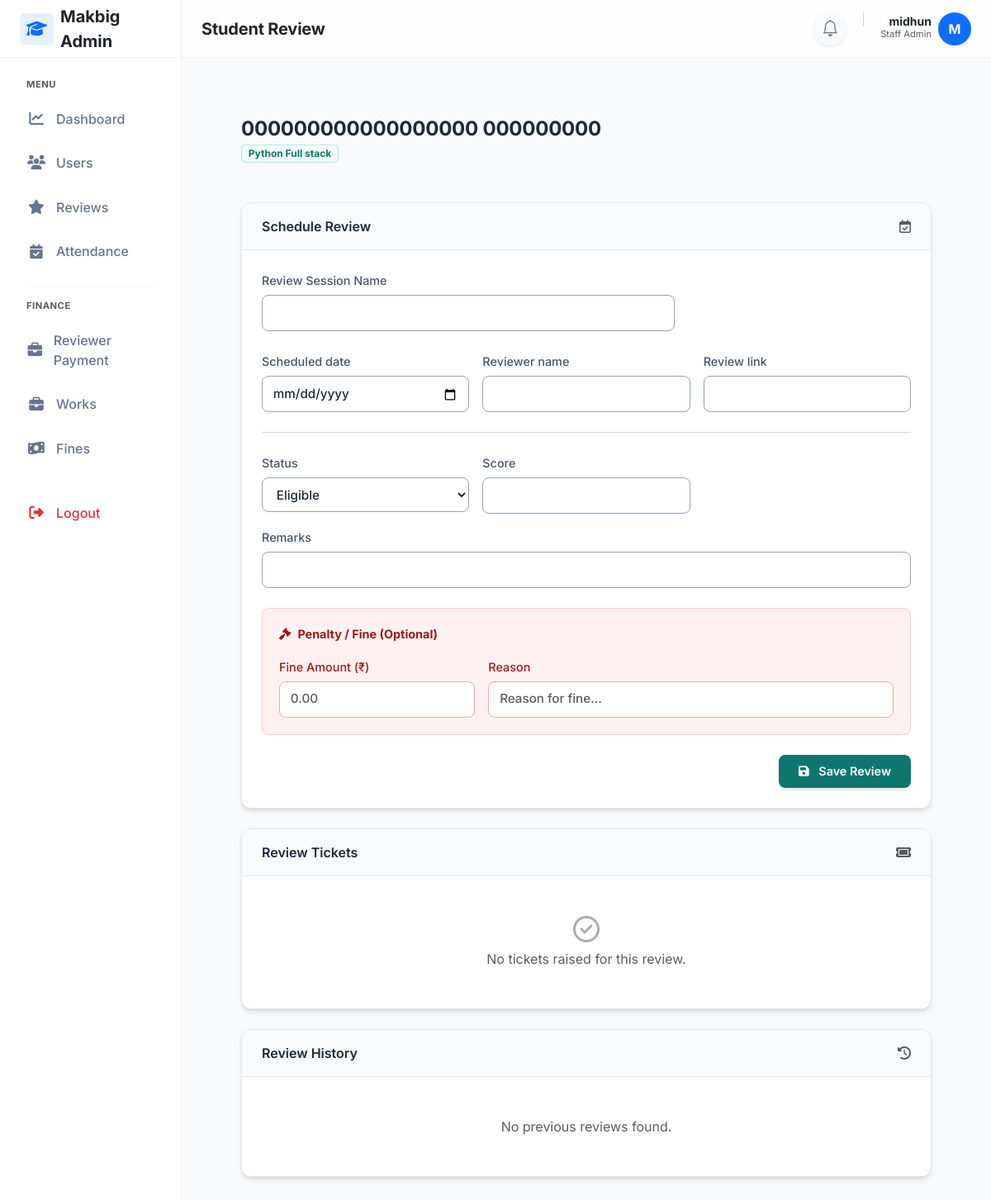
Page /staff/reviews/2/?course=1 (signed in) on the committed database.
### adminpanel/models.py (models this page shows, shortened)
class User(AbstractUser):
    email=models.EmailField(unique=True,db_index=True)
    mobile_number = models.CharField(max_length=15, blank=True, null=True)
    is_student=models.BooleanField(default=False)

class StudentProfile(models.Model):
    user=models.OneToOneField(User, on_delete=models.CASCADE)
    course=models.ForeignKey(Course,on_delete=models.PROTECT)
    enrollment_date=models.DateField(auto_now_add=True)
    progress_percent=models.DecimalField(max_digits=5, decimal_places=2, default=0)

class Course(models.Model):
    name=models.CharField(max_length=200)
    description=models.TextField(blank=True,null=True)
    duration_months=models.IntegerField(default=6)

### reviews/views.py (the view, shortened to what this page needs)
# urls.py: path('staff/reviews/<int:student_id>/', views.staff_student_review, name='staff_student_review'),
@login_required(login_url='staff_login')
@user_passes_test(is_staff_user, login_url='staff_login')
def staff_student_review(request, student_id):
    courses = Course.objects.all()
    selected_course = request.GET.get('course')
    student = get_object_or_404(StudentProfile, id=student_id)
    total_fine = Penalty.objects.filter(student=student).aggregate(total=Sum('amount'))['total'] or 0
    upcoming_review = ReviewAttendance.objects.filter(student=student,status__in=['eligible','not_eligible']).select_related('session').first()
    pending_ticket = None
    resolved_tickets = []
    existing_fine = Penalty.objects.filter(student=student,penalty_type='review').first()
    past_reviews = ReviewAttendance.objects.filter(student=student,status__in=['pass','fail']).select_related('session').order_by('-session__scheduled_date')
    session_form = ReviewSessionForm(instance=upcoming_review.session if upcoming_review else None)
    attendance_form = ReviewAttendanceForm(instance=upcoming_review)
    return render(request,'reviews/staff_student_review.html',{'courses':courses,'selected_course':selected_course,'student':student,'upcoming_review':upcoming_review,'past_reviews':past_reviews,'session_form':session_form,'attendance_form':attendance_form,'existing_fine': existing_fine,'total_fine': total_fine,'pending_ticket': pending_ticket,
    'resolved_tickets': resolved_tickets,
})

### templates/reviews/staff_student_review.html (shortened to what this page needs)
{% extends "layouts/staff_layout.html" %}
{% block page_title %}Student Review{% endblock %}
{% block content %}
<div class="review-container p-3 p-lg-5">
    <div class="d-flex d-flex-desktop justify-content-between align-items-center mb-5">
        <div>
            <h5 class="mb-1" style="font-size: 1.5rem;">
                {{ student.user.first_name }} {{ student.user.last_name }}
            </h5>
            <div class="d-flex align-items-center gap-2">
                <span class="badge"
                    style="background: var(--primary-light); color: var(--primary-color); border: 1px solid rgba(15, 118, 110, 0.2);">
                    {{ student.course.name }}
                </span>
            </div>
        </div>
    </div>
    <div class="modern-card">
        <div class="card-header-styled">
            <span>{% if upcoming_review %}Upcoming Review{% else %}Schedule Review{% endif %}</span>
            <i class="fa-regular fa-calendar-check text-muted"></i>
        </div>
        <div class="card-body-styled">
            <form method="post">
                <div class="mb-4">
                    <label class="form-label">Review Session Name</label>
                    <div style="max-width: 500px;">
                        {{ session_form.review_name }}
                    </div>
                </div>
                <div class="row g-3">
                    <div class="col-md-4">
                        <label class="form-label">{{ session_form.scheduled_date.label }}</label>
                        {{ session_form.scheduled_date }}
                    </div>
                    <div class="col-md-4">
                        <label class="form-label">{{ session_form.reviewer_name.label }}</label>
                        {{ session_form.reviewer_name }}
                    </div>
                    <div class="col-md-4">
                        <label class="form-label">{{ session_form.review_link.label }}</label>
                        {{ session_form.review_link }}
                    </div>
                    <div class="col-12">
                        <hr class="text-muted opacity-25 my-2">
                    </div>
                    <div class="col-md-4">
                        <label class="form-label">{{ attendance_form.status.label }}</label>
                        {{ attendance_form.status }}
                    </div>
                    <div class="col-md-4">
                        <label class="form-label">{{ attendance_form.score.label }}</label>
                        {{ attendance_form.score }}
                    </div>
                    <div class="col-md-12">
                        <label class="form-label">{{ attendance_form.remarks.label }}</label>
                        {{ attendance_form.remarks }}
                    </div>
                </div>
                <div class="fine-section">
                    <div class="fine-header">
                        <i class="fa-solid fa-gavel"></i>
                        Penalty / Fine (Optional)
                    </div>
                    <div class="row g-3">
                        <div class="col-md-4">
                            <label class="form-label" style="color: var(--danger-text);">Fine Amount (₹)</label>
                             <input type="number" name="fine_amount" class="form-control" step="0.01" min="0"
                                max="10000" inputmode="decimal" placeholder="0.00" style="border-color: #fca5a5;"
                                value="{% if existing_fine %}{{ existing_fine.amount }}{% endif %}">
                        </div>
                        <div class="col-md-8">
                            <label class="form-label" style="color: var(--danger-text);">Reason</label>
                            <input type="text" name="fine_reason" class="form-control" placeholder="Reason for fine..."
                                style="border-color: #fca5a5;"
                                value="{% if existing_fine %}{{ existing_fine.reason }}{% endif %}">
                        </div>
                    </div>
                </div>
                <div class="text-end mt-4">
                    <button type="submit" class="btn-primary-styled">
                        <i class="fa-solid fa-save me-2"></i> Save Review
                    </button>
                </div>
            </form>
        </div>
    </div>
    <div class="modern-card">
        <div class="card-header-styled">
            <span>Review Tickets</span>
            <i class="fa-solid fa-ticket text-muted field-icon"></i>
        </div>
        <div class="card-body-styled">
            {% if not pending_ticket and not resolved_tickets %}
            <div class="text-center py-4 text-muted">
                <i class="fa-regular fa-circle-check fs-2 mb-2 opacity-50"></i>
                <p class="mb-0">No tickets raised for this review.</p>
            </div>
            {% endif %}
        </div>
    </div>
    <div class="modern-card mb-0">
        <div class="card-header-styled">
            <span>Review History</span>
            <i class="fa-solid fa-clock-rotate-left text-muted"></i>
        </div>
        <div class="card-body-styled">
            {% for review in past_reviews %}
            <div class="border-bottom pb-3 mb-3 last-no-border">
                <div class="d-flex justify-content-between align-items-start mb-2">
                    <div>
                        <strong class="text-dark">{{ review.session.review_name }}</strong>
                        <div class="small text-muted">
                            {{ review.session.scheduled_date|date:"M d, Y" }}
                        </div>
                    </div>
                    <div class="d-flex align-items-center gap-2">
                        <span class="badge-status">
                            {{ review.get_status_display }}
                        </span>
                        <a href="{% url 'staff_edit_completed_review' review.id %}" class="btn-outline-styled">
                            <i class="fa-solid fa-pen"></i>
                        </a>
                    </div>
                </div>
                {% if review.score %}
                <div class="small fw-semibold text-dark mb-1">
                    Score: {{ review.score }}/10
                </div>
                {% endif %}
                {% if review.remarks %}
                <div class="p-2 bg-light rounded text-muted small fst-italic mb-2">
                    "{{ review.remarks }}"
                </div>
                {% endif %}
                {% for penalty in review.penalty_set.all %}
                <div class="d-flex align-items-center gap-2 small text-danger fw-medium mt-1">
                    <i class="fa-solid fa-scale-unbalanced"></i>
                    Fine: ₹{{ penalty.amount }} — {{ penalty.reason }}
                </div>
                {% endfor %}
            </div>
            {% empty %}
            <div class="text-center py-4 text-muted">
                <p class="mb-0">No previous reviews found.</p>
            </div>
            {% endfor %}
        </div>
    </div>
</div>
{% endblock %}

### templates/layouts/staff_layout.html (shortened to what this page needs)
{% load static %}
<!DOCTYPE html>
<html lang="en">
<head>
    <link href="https://cdn.jsdelivr.net/npm/bootstrap@5.3.0/dist/css/bootstrap.min.css" rel="stylesheet">
    <link rel="stylesheet" href="https://cdnjs.cloudflare.com/ajax/libs/font-awesome/6.4.0/css/all.min.css">
    <link rel="stylesheet" href="https://cdn.jsdelivr.net/npm/bootstrap-icons@1.10.5/font/bootstrap-icons.css">
    <link rel="stylesheet" href="{% static 'css/attendance.css' %}">
</head>
<body>
    <aside class="sidebar" id="sidebar">
        <div class="sidebar-brand">
            <a href="#" class="text-decoration-none d-flex align-items-center gap-2 text-dark fs-5 fw-bold">
                <div class="bg-primary bg-opacity-10 text-primary rounded px-2 py-1">
                    <i class="fa-solid fa-graduation-cap"></i>
                </div>
                <span>Makbig Admin</span>
            </a>
        </div>
        <nav class="sidebar-nav">
            <div class="small fw-bold text-uppercase text-muted mb-2 px-3"
                style="font-size: 0.7rem; letter-spacing: 0.5px;">Menu</div>
            <a href="{% url 'staff_dashboard' %}"
                class="nav-link {% if request.resolver_match.url_name == 'staff_dashboard' %}active{% endif %}">
                <i class="fa-solid fa-chart-line"></i> Dashboard
            </a>
            <a href="{% url 'staff_students' %}"
                class="nav-link {% if request.resolver_match.url_name == 'staff_students' %}active{% endif %}">
                <i class="fa-solid fa-users"></i> Users
            </a>
            <a href="{% url 'staff_review_list' %}"
                class="nav-link {% if request.resolver_match.url_name == 'staff_review_list' %}active{% endif %}">
                <i class="fa-solid fa-star"></i> Reviews
            </a>
            <a href="{% url 'staff_attendance' %}"
                class="nav-link {% if request.resolver_match.url_name == 'staff_attendance' %}active{% endif %}">
                <i class="fa-solid fa-calendar-check"></i> Attendance
            </a>
            <div class="my-3 border-top mx-3 opacity-25"></div>
            <div class="small fw-bold text-uppercase text-muted mb-2 px-3"
                style="font-size: 0.7rem; letter-spacing: 0.5px;">Finance</div>
            <a href="{% url "reviewer_payment_dashboard" %}" class="nav-link">
                <i class="fa-solid fa-briefcase"></i> Reviewer Payment
            </a>
            <a href="{% url "manage_works" %}" class="nav-link">
                <i class="fa-solid fa-briefcase"></i> Works
            </a>
            <a href="#" class="nav-link">
                <i class="fa-solid fa-money-bill-wave"></i> Fines
            </a>
            <div class="mt-auto pt-4">
                <form method="POST" action="{% url 'student_logout' %}">
                    <button type="submit" class="nav-link w-100 text-danger border-0 bg-transparent">
                        <i class="fa-solid fa-right-from-bracket"></i> Logout
                    </button>
                </form>
            </div>
        </nav>
    </aside>
    <div class="main-wrapper">
        <header class="topbar">
            <div class="d-flex align-items-center gap-3">
                <h5 class="mb-0 fw-bold text-dark">{% block page_title %}Dashboard{% endblock %}</h5>
            </div>
            <div class="d-flex align-items-center gap-3">
                <a href="{% url 'staff_ticket_list' %}"
                    class="btn btn-light rounded-circle position-relative border-0 shadow-sm"
                    style="width: 40px; height: 40px; display: flex; align-items: center; justify-content: center;">
                    <i class="bi bi-bell fs-5 text-secondary"></i>
                </a>
                <div class="d-flex align-items-center gap-2">
                    <div class="text-end d-none d-sm-block">
                        <div class="fw-bold small text-dark lh-1">{{ request.user.first_name }} {{request.user.last_name }}</div>
                        <div class="text-muted" style="font-size: 0.7rem;">Staff Admin</div>
                    </div>
                    <div class="rounded-circle bg-primary text-white d-flex align-items-center justify-content-center fw-bold shadow-sm"
                        style="width:40px;height:40px; font-size: 1rem;">
                        {{ request.user.first_name|slice:":1"|upper }}
                    </div>
                </div>
            </div>
        </header>
        <div class="p-4">
            {% block content %}
            {% endblock %}
        </div>
    </div>
</body>
</html>

### rows in the picture
User: user.first_name "midhun", user.first_name "M"
StudentProfile: user.first_name "000000000000000000", user.last_name "000000000", course.name "Python Full stack"

### other values in the picture
{{ session_form.scheduled_date.label }} "Scheduled date"
{{ session_form.reviewer_name.label }} "Reviewer name"
{{ session_form.review_link.label }} "Review link"
{{ attendance_form.status.label }} "Status"
{{ attendance_form.score.label }} "Score"
{{ attendance_form.remarks.label }} "Remarks"
